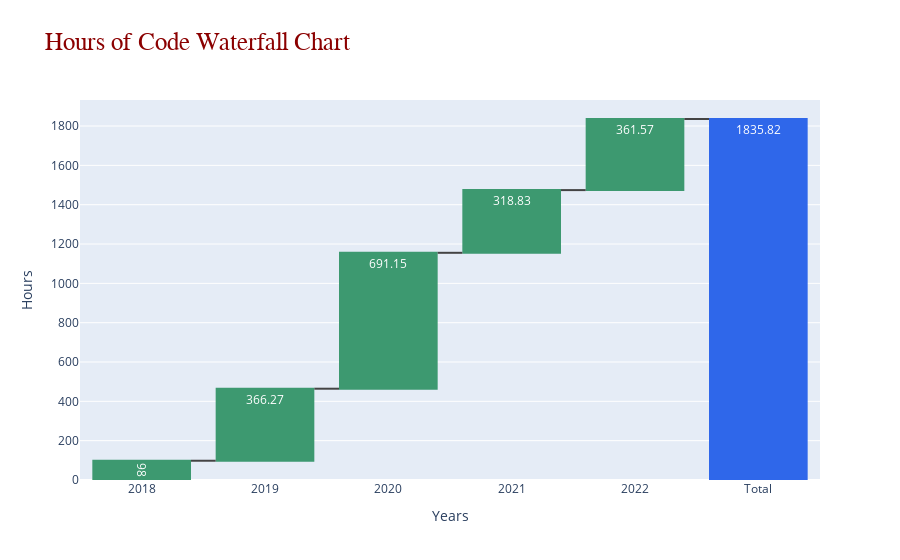

Notebook cell for this chart:
### Code cell
#Waterfall Chart
yvalues= time_per_year["HOURS"].round(2).append(pd.Series([hours_coded]).round(2), ignore_index=True)
fig1  = go.Figure()
fig1.add_trace(go.Waterfall(      

                  x = time_per_year["YEAR"].append(pd.Series(["Total"]), ignore_index=True).astype(str), 
                  y = yvalues,
                  measure = ["relative", "relative","relative",
                             "relative", "relative","total"],
                  base = 0,
                  text = yvalues, textposition = 'inside',      
                  totals = {"marker":{"color":'rgb(47, 103, 234)' }}    
                ))           
fig1.update_yaxes(title = 'Hours')
fig1.update_xaxes(title = 'Years')      
fig1.update_layout(
                   title_text = "Hours of Code Waterfall Chart",
                   title_font = dict(size=25,family='Verdana',
                                     color='darkred'))                 
fig1.show()

### Figure 1 — Plotly figure (JSON) as saved in the notebook; plotly's stock layout.template omitted (floating-point values rounded to 4 significant figures)
{"data": [{"base": 0, "measure": ["relative", "relative", "relative", "relative", "relative", "total"], "text": [98, 366.3, 691.1, 318.8, 361.6, 1836.0], "textposition": "inside", "totals": {"marker": {"color": "rgb(47, 103, 234)"}}, "type": "waterfall", "x": ["2018", "2019", "2020", "2021", "2022", "Total"], "y": [98, 366.3, 691.1, 318.8, 361.6, 1836.0]}], "layout": {"title": {"font": {"color": "darkred", "family": "Verdana", "size": 25}, "text": "Hours of Code Waterfall Chart"}, "xaxis": {"title": {"text": "Years"}}, "yaxis": {"title": {"text": "Hours"}}}}
